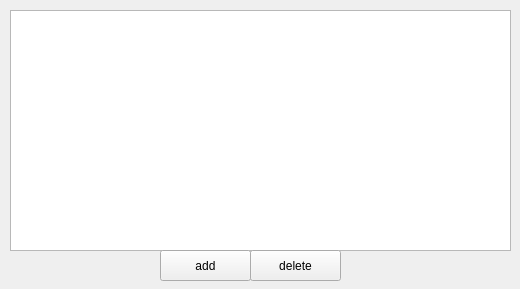
<?xml version="1.0" encoding="UTF-8"?>
<ui version="4.0">
 <class>managefavoritelist</class>
 <widget class="QWidget" name="managefavoritelist">
  <property name="geometry">
   <rect>
    <x>0</x>
    <y>0</y>
    <width>520</width>
    <height>289</height>
   </rect>
  </property>
  <property name="windowTitle">
   <string>Form</string>
  </property>
  <widget class="QTableView" name="tableView">
   <property name="geometry">
    <rect>
     <x>10</x>
     <y>10</y>
     <width>501</width>
     <height>241</height>
    </rect>
   </property>
  </widget>
  <widget class="QPushButton" name="pbAdd">
   <property name="geometry">
    <rect>
     <x>160</x>
     <y>250</y>
     <width>91</width>
     <height>31</height>
    </rect>
   </property>
   <property name="text">
    <string>add</string>
   </property>
  </widget>
  <widget class="QPushButton" name="pbDelete">
   <property name="geometry">
    <rect>
     <x>250</x>
     <y>250</y>
     <width>91</width>
     <height>31</height>
    </rect>
   </property>
   <property name="text">
    <string>delete</string>
   </property>
  </widget>
 </widget>
 <resources/>
 <connections/>
</ui>
